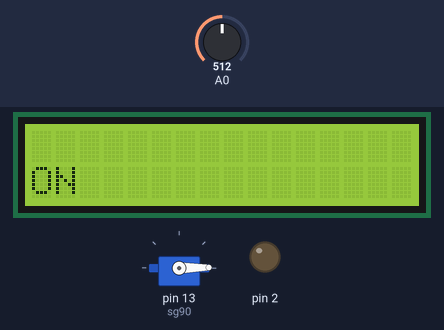
Bench run of a sketch on a simulated Arduino Uno, built with avr-gcc and run on an emulated ATmega328P. On the bench: servo, 16×2 character LCD, output pins drawn as LEDs (lit = HIGH). The test bench sets the inputs (shaded band); at power-on: A0 = 512. What the sketch prints to the serial monitor is not drawn.

Above: at 1.2 s.
1.3 s: A0 set to 810
At 2.3 s:
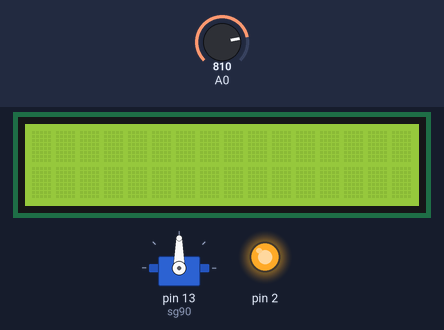
3.3 s: A0 set to 787
At 4.4 s:
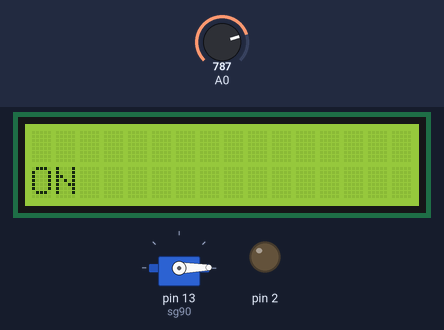
6.8 s: A0 set to 900
At 8.8 s:
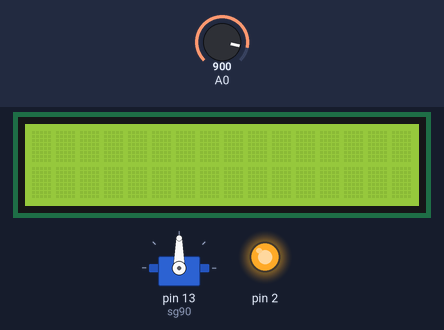
10.3 s: A0 set to 790
At 11.0 s:
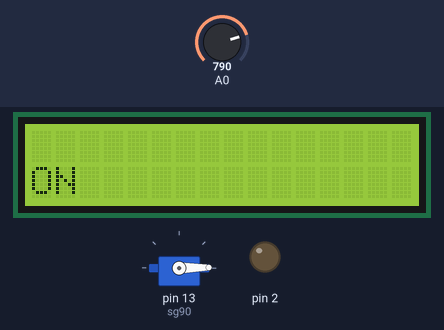
13.8 s: A0 set to 810
At 15.4 s:
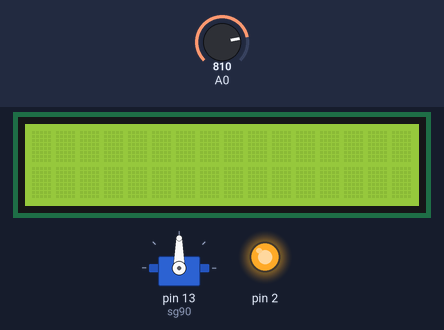
17.3 s: A0 set to 986
20.8 s: A0 set to 1014
Timing chart, 0 to 23.3 s (numbered marks = the images above; inputs shaded):
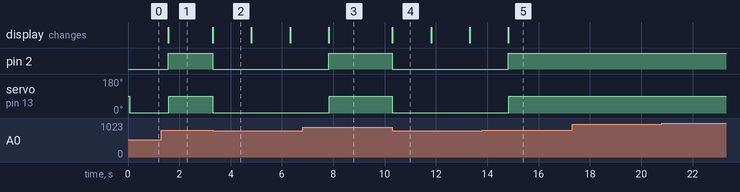

The sketch:

FOTOVOLTA_K.ino
```cpp
#include <LiquidCrystal_I2C.h>
LiquidCrystal_I2C lcd(0x27,16,2);
#include <Servo.h>
Servo sg90;
int pos = 0;
int deger=0;
void setup()
{
pinMode(2,OUTPUT);
pinMode(2,OUTPUT);
sg90.attach(13);
Serial.begin(9600);
lcd.begin();
}
void loop()
{
deger=analogRead(A0);
Serial.println(analogRead(A0));
if(deger>800)
{
sg90.write(90);
lcd.setCursor(0,0); // İlk satırın başlangıç noktası
lcd.print("OFF");
digitalWrite(2,1);
digitalWrite(3,0);
}
if(deger<800)
{
sg90.write(1);
lcd.setCursor(0,1); // İkinci satırın başlangıç noktası
lcd.print("ON");
digitalWrite(3,1);
digitalWrite(2,0);
delay(1500);
}
lcd.clear();
}
```

Measured:
- the behaviour switches between 800 and 799 on A0 (found by bisection; images 1 and 2)
- after the input at 1.3 s, pin 2: LOW → HIGH after 0.27 s; servo on pin 13 (sg90): 1° → 90° after 0.29 s
- after the input at 3.3 s, pin 2: HIGH → LOW at once; servo on pin 13 (sg90): 90° → 1° at once; the display: changes at once (image 2)
- after the input at 6.8 s, pin 2: LOW → HIGH after 1.0 s; servo on pin 13 (sg90): 1° → 90° after 1.0 s
- after the input at 10.3 s, pin 2: HIGH → LOW at once; servo on pin 13 (sg90): 90° → 1° at once; the display: changes at once (image 4)
- after the input at 13.8 s, pin 2: LOW → HIGH after 1.0 s; servo on pin 13 (sg90): 1° → 90° after 1.0 s
- after the input at 17.3 s, every drawn part: stays the same
- after the input at 20.8 s, every drawn part: stays the same
- what the display in image 2 shows lasts 1.5 s, from 3.3 s to 4.8 s
